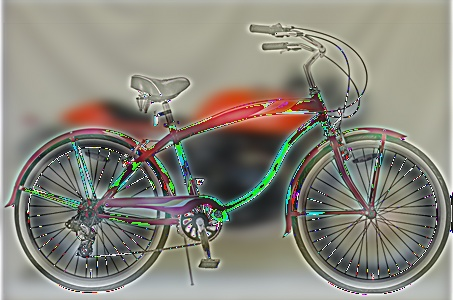
#> input picture HW02/output1.jpg, 453 x 300 px, given as the content of the folder ./task1and2_hybrid_pyramid, which was not available
$ python task_03.py
#> lines starting #> are read from the running program, lines starting #| are printed output that depends on the picture; pictures that were not available may be replaced by others from this repository, and a replacement may not be noted
### HW02/task_02.py
import os
import cv2
import numpy as np
from matplotlib import pyplot as plt

from convolution import convolution
from bilinear_upsampling2 import bilinear_upsampling

def downsampling(img):

	return img[0 : img.shape[0]-1 : 2, 0 : img.shape[1]-1 : 2]

def image_pyramid(imgs, filename = 'image pyramid', isgray = False):
	pyramid = np.zeros((imgs[0].shape[0] , imgs[0].shape[1] + imgs[1].shape[1], imgs[0].shape[2] ), dtype= imgs[0].dtype)
	pyramid[:imgs[0].shape[0], :imgs[0].shape[1]] = imgs[0][:,:]

	top = 0
	right = imgs[0].shape[1]
	for e in range(1, len(imgs)):
		pyramid[top:top + imgs[e].shape[0], right:right+imgs[e].shape[1]] = imgs[e][:,:]
		top += imgs[e].shape[0]

	color = "gray" if isgray else "RGB"
	cv2.imwrite('./task02_Output/'+ filename + '_pyramid_' + color +'.jpg', pyramid)
	'''
	cv2.imshow("pyramid", pyramid)
	cv2.waitKey(0)
	cv2.destroyAllWindows()
	'''

imgpath = './task1and2_hybrid_pyramid'
Pyramids_layer = 5
files = os.listdir(imgpath)
isgray = True

#Gaussian Filter
GF_size = 5
x, y = np.mgrid[ -1 * (GF_size-1)/2 : (GF_size-1)/2 + 1, -1 * (GF_size-1)/2 : (GF_size-1)/2 + 1]
gaussian_kernel = np.exp(-( x**2 + y**2) )

#Gaussian Filter Normalization
gaussian_kernel = gaussian_kernel / gaussian_kernel.sum()

for file in files:
	gaussian_img = []
	Laplacian_img = []
	recovery_img = []
	l_ms = []
	g_ms = []

	filename, extension = file.split('.')
	img = cv2.imread(imgpath + '/' + file)
#> img is the input picture: shape (300, 453, 3); mean B, G, R 124.5, 135.2, 137.5
	if isgray:
		img = cv2.cvtColor(img, cv2.COLOR_BGR2GRAY).reshape(img.shape[0], img.shape[1], -1)
#> img: shape (300, 453, 1)

	#calculate gaussian pyramid
	for i in range(Pyramids_layer):
		GF_img = convolution(img, gaussian_kernel) #Gaussian
		gaussian_img.append(GF_img)

		img = downsampling(GF_img) #downsampling
#> after the loop, gaussian_img = 5 items

	gaussian_img.append(img)
	Laplacian_img.append(img)

	#calculate Laplacian pyramid
	for i in range(Pyramids_layer - 1, -1, -1):
		Laplacian = gaussian_img[i] - bilinear_upsampling(img, gaussian_img[i].shape) #upsampling
		Laplacian_img.append(Laplacian)
		img = gaussian_img[i]
#> after the loop, Laplacian_img = 6 items

	for e in Laplacian_img:
		if isgray:
			#Fourier magnitude
			dft = cv2.dft(np.float32(e), flags=cv2.DFT_COMPLEX_OUTPUT)
			dft_shift = np.fft.fftshift(dft)

			magnitude_spectrum = 20 * np.log(cv2.magnitude(dft_shift[:, :, 0], dft_shift[:, :, 1]))
			(tempx, tempy) = magnitude_spectrum.shape
			l_ms.append(magnitude_spectrum.reshape(tempx, tempy, 1))
#> this loop made 6 passes
#> (tempx, tempy) on passes 1 to 6: (9, 14), (18, 28), (37, 56), (75, 113), (150, 226), (300, 453)
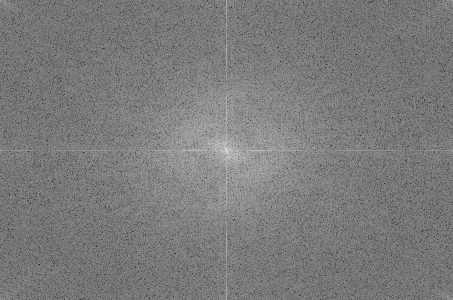
#> magnitude_spectrum: shape (300, 453) float32; min 72.97, max 326.7, mean 195.9; drawn with min black and max white
#> after the loop, l_ms = 6 items

	for e in gaussian_img:
		if isgray:
			#Fourier magnitude
			dft = cv2.dft(np.float32(e), flags=cv2.DFT_COMPLEX_OUTPUT)
			dft_shift = np.fft.fftshift(dft)

			magnitude_spectrum = 20 * np.log(cv2.magnitude(dft_shift[:, :, 0], dft_shift[:, :, 1]))
			(tempx, tempy) = magnitude_spectrum.shape
			g_ms.append(magnitude_spectrum.reshape(tempx, tempy, 1))
#> this loop made 6 passes
#> pass 1, `magnitude_spectrum = 20 * np.log(cv2.magnitude(dft_shift[:, :, 0], dft..`:
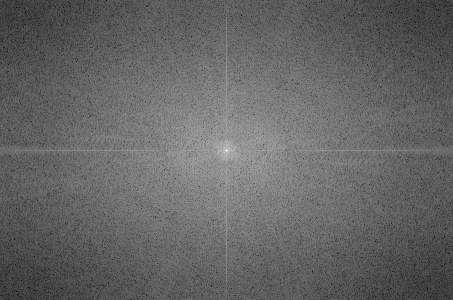
#> magnitude_spectrum: shape (300, 453) float32; min 24.67, max 334.3, mean 147.8; drawn with min black and max white
#> after the loop, g_ms = 6 items


	recovery = Laplacian_img[0]
	for i in range(1, len(Laplacian_img)):
		recovery = Laplacian_img[i]+ bilinear_upsampling(recovery, Laplacian_img[i].shape)
		recovery_img.append(recovery)
#> this loop made 5 passes
#> (rdx in bilinear_upsampling, x in bilinear_upsampling, rdy in bilinear_upsampling, y in bilinear_upsampling) on passes 1 to 5: (3, 1, 3, 1), (6, 2, 3, 1), (6, 2, 6, 2), (3, 1, 3, 1), (3, 1, 6, 2)
#> after the loop, recovery_img = 5 items

	Laplacian_img.reverse()
	recovery_img.reverse()
	l_ms.reverse()
	#calculate magnitude spectrum
	l = len(Laplacian_img)
#> l = 6
	for i in range(1, l+1):

		plt.subplot(1, 2, 1),plt.imshow(Laplacian_img[i-1].reshape(Laplacian_img[i-1].shape[:2]), cmap = 'gray')
		plt.title(''), plt.xticks([]), plt.yticks([])
		plt.subplot(1, 2, 2),plt.imshow(l_ms[i-1].reshape(l_ms[i-1].shape[:2]))#, cmap = 'gray')
		plt.title(''), plt.xticks([]), plt.yticks([])
		plt.savefig('./task02_Output/'+filename + '_laplacian_spectrum' + str(i) + '.png', pad_inches=0.0, bbox_inches='tight')

	l = len(gaussian_img)
	for i in range(1, l+1):

		plt.subplot(1, 2, 1),plt.imshow(gaussian_img[i-1].reshape(gaussian_img[i-1].shape[:2]), cmap = 'gray')
		plt.title(''), plt.xticks([]), plt.yticks([])
		plt.subplot(1, 2, 2),plt.imshow(g_ms[i-1].reshape(g_ms[i-1].shape[:2]))#, cmap = 'gray')
		plt.title(''), plt.xticks([]), plt.yticks([])
		plt.savefig('./task02_Output/'+filename + '_gaussian_spectrum' + str(i) + '.png', pad_inches=0.0, bbox_inches='tight')

	image_pyramid(gaussian_img, filename + '_gaussian', isgray)
#> the loop in image_pyramid, `for e in range(1, len(imgs)):` made 5 passes
#> top on passes 1 to 5: 150, 225, 262, 280, 289
#> after the loop in image_pyramid, `for e in range(1, len(imgs)):`: top = 289
	image_pyramid(Laplacian_img, filename + '_laplacian', isgray)
#> call 2 of image_pyramid, with filename = 'output1_laplacian', isgray = True
#> the loop in image_pyramid (call 2), `for e in range(1, len(imgs)):` made 5 passes
#> after the loop in image_pyramid (call 2), `for e in range(1, len(imgs)):`:
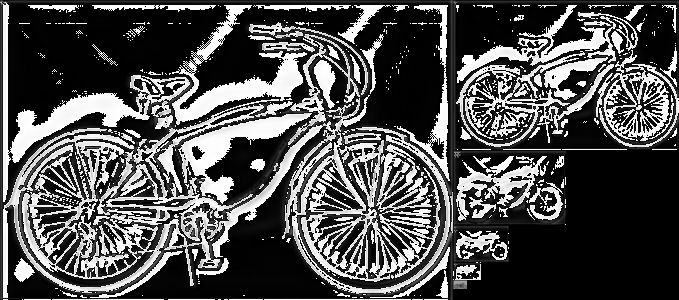
#> pyramid: shape (300, 679, 1); min 0, max 255, mean 81.2
	image_pyramid(recovery_img, filename + '_recovery', isgray)

	if isgray:
		image_pyramid(l_ms, filename + '_spectrum', isgray)
#> call 4 of image_pyramid, with filename = 'output1_spectrum', isgray = True
#> the loop in image_pyramid (call 4), `for e in range(1, len(imgs)):` made 5 passes
#> after the loop in image_pyramid (call 4), `for e in range(1, len(imgs)):`:
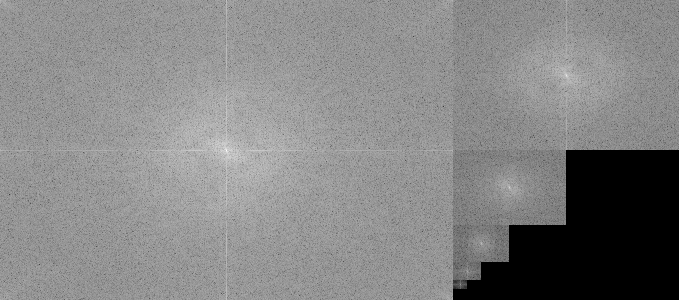
#> pyramid: shape (300, 679, 1) float32; min 0, max 326.7, mean 170.5; drawn with min black and max white

### HW02/convolution.py
import numpy as np
from cv2 import cv2
import sys
import time


def _is_image_type_valid(img):
    assert isinstance(img, np.ndarray), '[_is_image_type_valid] Error!!' +\
        'Invalid image type: '+str(type(img))+'. It should be a np.ndarray.'
    assert len(img.shape) == 3, '[_is_image_type_valid] Error!! An image ' +\
        'should have 3 dimension. But we get ' + len(img.shape) + '.'


def _image_reshape(img, shape):
    _is_image_type_valid(img)
    h, w, _ = shape
    assert img.shape[0] == h*w, '[_image_reshape] Error!! Unmatch image '+\
        'and reshape image size!!'
    return np.array([img[w*i: w*(i+1), 0, :] for i in range(h)], dtype=np.uint8)


def _array_to_vector(img, kernel_size, padding):
    # Set kernel size and image size.
    k_rows, k_cols = kernel_size
    assert isinstance(k_rows, int) and isinstance(k_cols, int)
    rows, cols, channels = img.shape
    assert isinstance(rows, int) and isinstance(cols, int) and\
        isinstance(channels, int)

    # Pad the image.
    padx, pady = padding
    padded_img_shape = (rows+2*padx, cols+2*pady, channels)
    padded_img = np.zeros(padded_img_shape)
    padded_img[padx:rows+padx, pady:cols+pady, :] = img

    row_channel_len = padded_img_shape[1] * channels

    # The starting point (left top corner) of each convolution.
    start_idx = np.array([
        [j*channels + row_channel_len*i + k\
            for i in range(rows - k_rows + 1 + 2*padx)\
                for j in range(cols - k_cols + 1 + 2*pady)]\
        for k in range(channels)])
    # Every accessed elements of each convolution.
    grid = np.array(
        np.tile([j*channels+(row_channel_len)*i\
            for i in range(k_rows) for j in range(k_cols)], (channels, 1)))
    to_take = start_idx[:, :, None] + grid[:, None, :]

    return [padded_img.take(to_take[i]) for i in range(channels)]


def convolution(img, kernel, padding=None):
    # Check the kernel's properties.
    assert isinstance(kernel, np.ndarray), '[convolution] Error!! Invalid' +\
        'kernel type: ' + str(type(kernel)) + '. It should be a np.ndarray.'

    # Set padding.
    if padding is not None:
        assert isinstance(padding, tuple) and len(padding) == 2
    else:
        padding = (kernel.shape[0] // 2, kernel.shape[1] // 2)

    # Main task.
    vectorized_img = _array_to_vector(img, kernel.shape, padding=padding)
    return _image_reshape(
        np.stack(
            [np.matmul(vec_img, kernel.reshape(-1, 1))\
                for vec_img in vectorized_img], axis=-1
        ),
        (
            img.shape[0] - kernel.shape[0] + padding[0]*2 + 1,
            img.shape[1] - kernel.shape[1] + padding[1]*2 + 1,
            img.shape[2]
        ))


# [9 lines left out: function debug, not called in this run]

### HW02/bilinear_upsampling2.py
import numpy as np
import cv2


def bilinear_upsampling(img, shape):

    ret_img = np.zeros((shape))

    if shape[0]%2 == 0:
        rdx, x = 3, 1
    else :
        rdx, x = 6, 2

    if shape[1]%2 == 0:
        rdy, y = 3, 1
    else :
        rdy, y = 6, 2

    # Origin image:
    # -------------
    # | a | b | c |
    # -------------
    # | d | e | f |
    # -------------
    # | g | h | i |
    # -------------
    # Bilinear upsampling image:
    # split into 4 areas, left up, right up, left down, right down
    # -------------------------
    # | a |   |   | b |   | c |
    # -------------------------
    # |   |   |   |   |   |   |
    # -------------------------
    # |   |   |   |   |   |   |
    # -------------------------
    # | d |   |   | e |   | f |
    # -------------------------
    # |   |   |   |   |   |   |
    # -------------------------
    # | g |   |   | h |   | i |
    # -------------------------

    # Case right down:
    # -------------
    # | e | 2 | f |
    # -------------
    # | 2 | 3 | 2 |
    # -------------
    # | h | 2 | i |
    # -------------

    #corner
    ret_img[rdx::2, rdy::2] = img[x:, y:]

    #case 2
    ret_img[rdx::2, rdy+1::2] = img[x::, y:-1:]
    ret_img[rdx::2, rdy+1::2] += img[x::, y+1::]
    ret_img[rdx::2, rdy+1::2] = ret_img[rdx::2, rdy+1::2] / 2

    ret_img[rdx+1::2, rdy::2] = img[x:-1:, y::]
    ret_img[rdx+1::2, rdy::2] += img[x+1::, y::]
    ret_img[rdx+1::2, rdy::2] = ret_img[rdx+1::2, rdy::2] / 2

    #case 3
    ret_img[rdx+1::2, rdy+1::2] = ret_img[rdx:-1:2, rdy+1::2] + ret_img[rdx+2::2, rdy+1::2] \
                                + ret_img[rdx+1::2, rdy:-1:2] + ret_img[rdx+1::2, rdy+2::2]
    ret_img[rdx+1::2, rdy+1::2] = ret_img[rdx+1::2, rdy+1::2] / 4

    # Case left up:
    # -----------------
    # | a | 1 | 2 | b |
    # -----------------
    # | 1 | 3 | 4 | 1 |
    # -----------------
    # | 2 | 5 | 6 | 2 |
    # -----------------
    # | d | 1 | 2 | e |
    # -----------------

    ret_img[0:rdx+1:3, 0:rdy+1:3] = img[:x+1, :y+1]

    # case 1
    ret_img[0:rdx+1:3, 1:rdy:3] = np.multiply(img[:x+1, :y], 2)
    ret_img[0:rdx+1:3, 1:rdy:3] += img[:x+1, 1:y+1]
    ret_img[0:rdx+1:3, 1:rdy:3] = ret_img[0:rdx+1:3, 1:rdy:3] / 3

    ret_img[1:rdx:3, 0:rdy+1:3,] = np.multiply(img[:x, :y+1], 2)
    ret_img[1:rdx:3, 0:rdy+1:3,] += img[1:x+1, :y+1]
    ret_img[1:rdx:3, 0:rdy+1:3,] = ret_img[1:rdx:3, 0:rdy+1:3,] / 3

    #case 2
    ret_img[0:rdx+1:3, 2:rdy:3] = img[:x+1, :y]
    ret_img[0:rdx+1:3, 2:rdy:3] += np.multiply(img[:x+1, 1:y+1], 2)
    ret_img[0:rdx+1:3, 2:rdy:3] = ret_img[0:rdx+1:3, 2:rdy:3] / 3

    ret_img[2:rdx:3, 0:rdy+1:3] = img[:x, :y+1]
    ret_img[2:rdx:3, 0:rdy+1:3] += np.multiply(img[1:x+1, :y+1], 2)
    ret_img[2:rdx:3, 0:rdy+1:3] = ret_img[2:rdx:3, 0:rdy+1:3,] / 3

    #case 3
    ret_img[1:rdx+1:3, 1:rdy:3] =  np.multiply(ret_img[1:rdx+1:3, 0:rdy:3], 2)   #left
    ret_img[1:rdx+1:3, 1:rdy:3] += ret_img[1:rdx+1:3, 3:rdy+1:3]                 #right
    ret_img[1:rdx+1:3, 1:rdy:3] += np.multiply(ret_img[0:rdx:3, 1:rdy+1:3], 2)   #top
    ret_img[1:rdx+1:3, 1:rdy:3] += ret_img[3:rdx+1:3, 1:rdy+1:3]                 #down
    ret_img[1:rdx+1:3, 1:rdy:3] =  ret_img[1:rdx+1:3, 1:rdy:3] / 6

    #case 4
    ret_img[1:rdx+1:3, 2:rdy:3] =  ret_img[1:rdx+1:3, 0:rdy:3]                   #left
    ret_img[1:rdx+1:3, 2:rdy:3] += np.multiply(ret_img[1:rdx+1:3, 3:rdy+1:3], 2) #right
    ret_img[1:rdx+1:3, 2:rdy:3] += np.multiply(ret_img[0:rdx:3, 2:rdy+1:3], 2)   #top
    ret_img[1:rdx+1:3, 2:rdy:3] += ret_img[3:rdx+1:3, 2:rdy+1:3]                 #down
    ret_img[1:rdx+1:3, 2:rdy:3] =  ret_img[1:rdx+1:3, 2:rdy:3] / 6

    #case 5
    ret_img[2:rdx+1:3, 1:rdy:3] =  np.multiply(ret_img[2:rdx+1:3, 0:rdy:3], 2)   #left
    ret_img[2:rdx+1:3, 1:rdy:3] += ret_img[2:rdx+1:3, 3:rdy+1:3]                 #right
    ret_img[2:rdx+1:3, 1:rdy:3] += ret_img[0:rdx:3, 1:rdy+1:3]                   #top
    ret_img[2:rdx+1:3, 1:rdy:3] += np.multiply(ret_img[3:rdx+1:3, 1:rdy+1:3], 2) #down
    ret_img[2:rdx+1:3, 1:rdy:3] =  ret_img[2:rdx+1:3, 1:rdy:3] / 6

    #case 6
    ret_img[2:rdx+1:3, 2:rdy:3] =  ret_img[2:rdx+1:3, 0:rdy:3]   				 #left
    ret_img[2:rdx+1:3, 2:rdy:3] += np.multiply(ret_img[2:rdx+1:3, 3:rdy+1:3], 2) #right
    ret_img[2:rdx+1:3, 2:rdy:3] += ret_img[0:rdx:3, 2:rdy+1:3]                   #top
    ret_img[2:rdx+1:3, 2:rdy:3] += np.multiply(ret_img[3:rdx+1:3, 2:rdy+1:3], 2) #down
    ret_img[2:rdx+1:3, 1:rdy:3] =  ret_img[2:rdx+1:3, 1:rdy:3] / 6

    #Case right up
    # -------------
    # | b | 3 | c |
    # -------------
    # | 1 | 3 | 1 |
    # -------------
    # | 2 | 3 | 2 |
    # -------------
    # | e | 3 | f |
    # -------------

    ret_img[:rdx+1:3, rdy+2::2] = img[:x+1, y+1:]

    #case 1
    ret_img[1:rdx+1:3, rdy+2::2] =  np.multiply(ret_img[0:rdx:3, rdy+2::2], 2) 	#top
    ret_img[1:rdx+1:3, rdy+2::2] += ret_img[3:rdx+1:3, rdy+2::2]			   	#down
    ret_img[1:rdx+1:3, rdy+2::2] =  ret_img[1:rdx+1:3, rdy+2::2] / 3

    #case 2
    ret_img[2:rdx+1:3, rdy+2::2] =  ret_img[0:rdx:3, rdy+2::2]					#top
    ret_img[2:rdx+1:3, rdy+2::2] += np.multiply(ret_img[3:rdx+1:3, rdy+2::2], 2)#down
    ret_img[2:rdx+1:3, rdy+2::2] =  ret_img[2:rdx+1:3, rdy+2::2] / 3

    #case3
    ret_img[:rdx, rdy+1::2] =  ret_img[:rdx, rdy:-1:2] 		#left
    ret_img[:rdx, rdy+1::2] += ret_img[:rdx, rdy+2::2] 		#right
    ret_img[:rdx, rdy+1::2] =  ret_img[:rdx, rdy+1::2] / 2

    #Case left down
    # -----------------
    # | d | 1 | 2 | e |
    # -----------------
    # | 3 | 3 | 3 | 3 |
    # -----------------
    # | g | 1 | 2 | h |
    # -----------------

    ret_img[rdx+2::2, :rdy+1:3]  =  img[x+1:, :y+1]
    #case 1
    ret_img[rdx+2::2, 1:rdy+1:3] =  np.multiply(ret_img[rdx+2::2, :rdy:3], 2)   #left
    ret_img[rdx+2::2, 1:rdy+1:3] += ret_img[rdx+2::2, 3:rdy+1:3]			   	#right
    ret_img[rdx+2::2, 1:rdy+1:3] =  ret_img[rdx+2::2, 1:rdy+1:3] / 3

    #case 2
    ret_img[rdx+2::2, 2:rdy+1:3] =  ret_img[rdx+2::2, :rdy:3]					#left
    ret_img[rdx+2::2, 2:rdy+1:3] += np.multiply(ret_img[rdx+2::2, 3:rdy+1:3], 2)#right
    ret_img[rdx+2::2, 2:rdy+1:3] =  ret_img[rdx+2::2, 2:rdy+1:3] / 3

    #case3
    ret_img[rdx+1::2, :rdy+1:] =  ret_img[rdx:-1:2, :rdy+1:] 					#top
    ret_img[rdx+1::2, :rdy+1:] += ret_img[rdx+2::2, :rdy+1:] 					#down
    ret_img[rdx+1::2, :rdy+1:] =  ret_img[rdx+1::2, :rdy+1:] / 2

    return ret_img.astype(np.uint8)


# [19 lines that do not run on import are left out]

    #cv2.imshow('Test', upsample_img)
    #cv2.waitKey(0)

### HW02/task_03.py
import numpy as np
import cv2
import sys
import argparse
import matplotlib.pyplot as plt
from convolution import convolution
from task_02 import gaussian_kernel, downsampling


img_name = {
    'jpg': ['cathedral', 'monastery', 'nativity', 'tobolsk'],
    'tif': ['emir', 'icon', 'lady', 'melons', 'onion_church',
            'three_generations', 'train', 'village', 'workshop']
}


# Image loader.
class ImageLoader:
    def __init__(self, root_dir):
        self.root_dir = root_dir

    def __iter__(self):
        for img_type in img_name.keys():
            for fname in img_name[img_type]:
                yield fname, self.cut_image(
                    cv2.imread(self.root_dir + fname + '.' + img_type))

    def __getitem__(self, idx):
        img_type = idx[0]
        fname = img_name[img_type][idx[1]]
        return self.cut_image(
            cv2.imread(self.root_dir + fname + '.' + img_type))

    def cut_image(self, origin_img):
        # Since it's a grayscale image, we can obtain the intensity by
        # extracting one of its channel.
        img = origin_img[:, :, 0]
#> img: shape (300, 453)

        # The cut appears roughly at 1/3 of image height. We don't need to
        # check for the whole image.
        anchor = [img.shape[0] // 3 * i for i in range(1, 3)]
#> anchor = [100, 200]
        offset = [img.shape[0] // 50, img.shape[1] // 4]
#> offset = [6, 113]
        col_mid = img.shape[1] // 2
#> col_mid = 226

        crop_img = [img[_anchor - offset[0]: _anchor + offset[0],
                        col_mid - offset[1]: col_mid + offset[1], None]\
                    for _anchor in anchor]
#> crop_img = 2 items

        # Find the cut.
        cut = [0]
        tmp = [np.argmin(crop_img[i].sum(axis=1)) + anchor[i] - offset[0]\
            for i in range(len(crop_img))]
#> tmp = [98, 198]
        cut.extend(tmp)
        cut.append(origin_img.shape[0])

        return [origin_img[cut[i]:cut[i+1], :, 0] for i in range(len(cut)-1)]


# Sum of square distance.
def SSD(img1, img2):
    if img1.shape != img2.shape:
        return -1
    return ((img1-img2)**2).sum()


def visualization(img):
    assert isinstance(img, np.ndarray),\
        "[visualization] Image should be a ndarray!!"
    assert 2 <= len(img.shape) <= 3,\
        f"[visualization] Image has wrong dimension: {len(img.shape)}."
    if len(img.shape) == 2:
        img = np.stack([img for _ in range(3)], axis=2)

    window_name = f'Result {img.shape}'
    shape = (img.shape[1], img.shape[0])

    # Scale to fit our monitor.
    scale = 1024 / max(shape) if max(shape) > 1024 else 1.

    cv2.namedWindow(window_name, cv2.WINDOW_NORMAL)
    cv2.resizeWindow(window_name, int(shape[0]*scale), int(shape[1]*scale))
    cv2.imshow(window_name, img)
    cv2.waitKey(0)
    cv2.destroyAllWindows()


def visualize_merge_image(img, offset, save_filename=None):
    # Define the origin of the merged images.
    rgb_origin = offset.min(axis=0)
    # Found the height and width of the merged images.
    rgb_h, rgb_w = 0, 0
    for i, _offset in enumerate(offset):
        rgb_h = max(rgb_h, img[i].shape[0] + _offset[0] - rgb_origin[0])
        rgb_w = max(rgb_w, img[i].shape[1] + _offset[1] - rgb_origin[1])
    # Initialize the merged images.
    rgb_img = np.zeros((rgb_h, rgb_w, 3))

    # Fill each channel in the image.
    for i, _offset in enumerate(offset):
        start_h = _offset[0] - rgb_origin[0]
        start_w = _offset[1] - rgb_origin[1]
        rgb_img[start_h:start_h+img[i].shape[0],
                start_w:start_w+img[i].shape[1], i] = img[i]
    rgb_img = rgb_img.astype(np.uint8)
    if save_filename is not None:
        cv2.imwrite(save_filename, rgb_img)
    plt.imshow(cv2.cvtColor(rgb_img, cv2.COLOR_BGR2RGB))
    plt.show()


if __name__ == '__main__':
    # Get arguments.
    parser = argparse.ArgumentParser()
    parser.add_argument('--data_dir', type=str,
                        default='hw2_data/task3_colorizing/',
                        help='path to hw2 task03 data')
    args = parser.parse_args()
    if args.data_dir is None:
        print('Error!! Missing arguments!!')
        parser.print_help()
        sys.exit(0)
    elif args.data_dir[-1] != '/':
        args.data_dir += '/'

    # Read image.
    img_loader = ImageLoader(args.data_dir)
    # for img in [img_loader['jpg', i] for i in range(len(img_name['jpg']))]:
#> (the run stopped early here; a loop or call above may not have finished)
